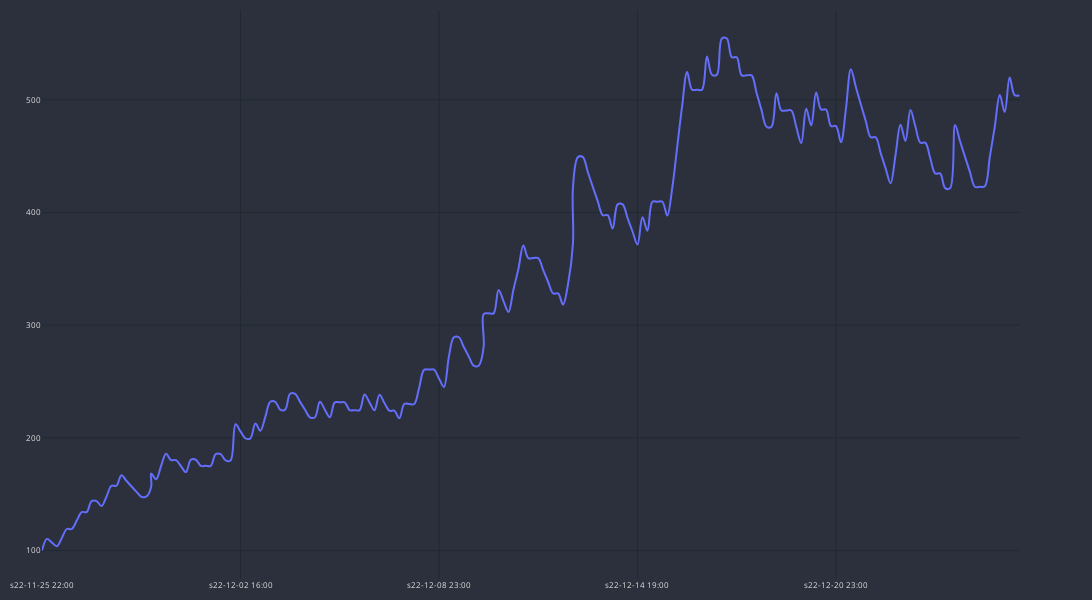

Notebook code for this chart:
### Code cell
df_res_m5_plot = df_res_m5.loc[:200]
df_res_m5_plot['time'] = df_res_m5_plot['end_time']
cp = CandlePlot(df_res_m5_plot, candles=False)
cp.show_plot(line_traces=['balance'])

### Figure 1 — Plotly figure (JSON) as saved in the notebook; plotly's stock layout.template omitted (floating-point values rounded to 4 significant figures; data arrays with more than 128 entries replaced by an {"elided": "..."} marker saying what was removed)
{"data": [{"line": {"shape": "spline", "width": 2}, "name": "balance", "type": "scatter", "x": {"elided": "201 str values"}, "xaxis": "x", "y": {"elided": "201 float values"}, "yaxis": "y"}], "layout": {"font": {"color": "#e1e1e1", "size": 8}, "height": 600, "margin": {"b": 10, "l": 10, "r": 10, "t": 10}, "paper_bgcolor": "#2c303c", "plot_bgcolor": "#2c303c", "width": 1400, "xaxis": {"anchor": "y", "domain": [0, 0.94], "gridcolor": "#1f292f", "nticks": 5, "rangeslider": {"visible": false}}, "yaxis": {"anchor": "x", "domain": [0, 1], "gridcolor": "#1f292f"}, "yaxis2": {"anchor": "x", "gridcolor": "#1f292f", "overlaying": "y", "side": "right"}}}
